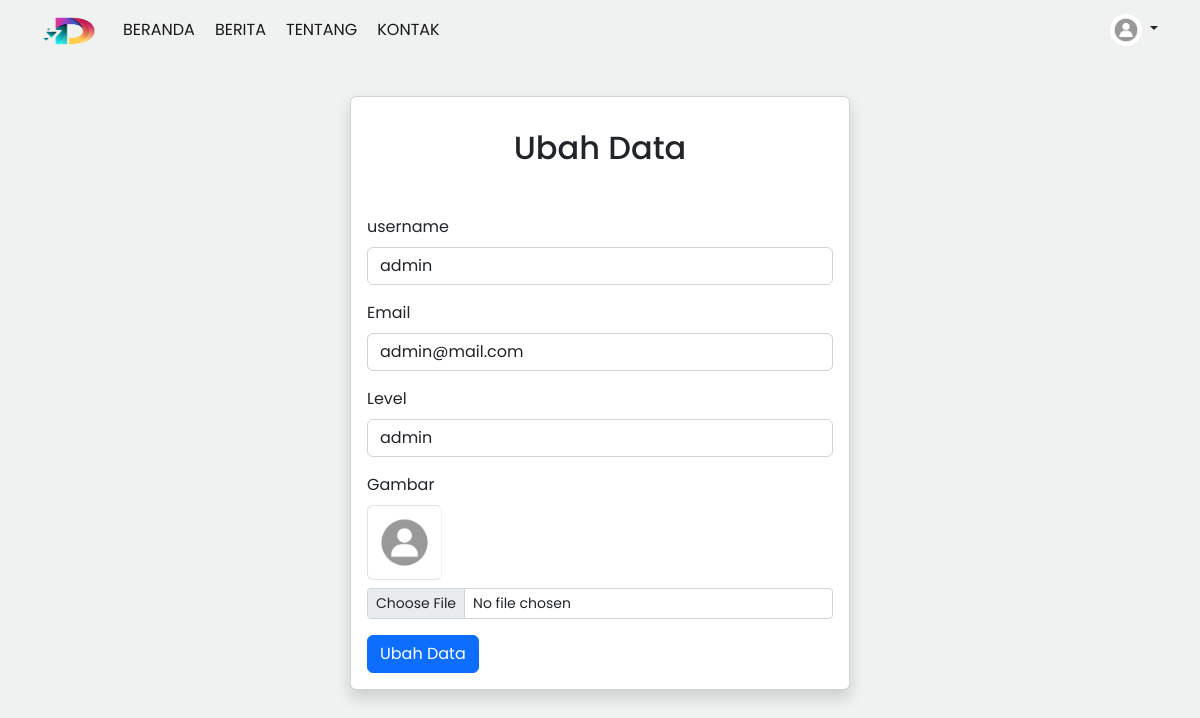
Page /ubah.php?id=1 (signed in) on the committed database.
### tables this page shows
CREATE TABLE `user` (
  `id` int(11) NOT NULL,
  `username` varchar(50) NOT NULL,
  `email` varchar(50) NOT NULL,
  `password` varchar(255) NOT NULL,
  `level` enum('user','admin') NOT NULL DEFAULT 'user',
  `gambar` varchar(50) NOT NULL DEFAULT 'default.jpg'
);

### ubah.php (called while the page is built, shortened)
<?php
require('functions.php');
$id = $_GET['id'];
$user = query("SELECT * FROM user WHERE id = $id")[0];
$users = query("SELECT * FROM user");
require('views/ubah.view.php');

### functions.php (called while the page is built, shortened)
<?php
$conn = mysqli_connect("localhost", "root", "", "phpdasar");
function query($query)
{
    global $conn;
    $result = mysqli_query($conn, $query) or die(mysqli_error($conn));
    $rows = [];
    while ($row = mysqli_fetch_assoc($result)) {
        $rows[] = $row;
    }
    return $rows;
}

### views/ubah.view.php (the view, shortened to what this page needs)
<?php require('partials/header.php'); ?>
<?php require('partials/nav_admin.php'); ?>
<div class="py-4"></div>
<div class="card shadow mx-auto mt-5" style="max-width: 500px;">
    <div class="card-body">
        <h2 class="text-center mt-3 mb-5">Ubah Data</h2>
        <form action="" method="post" enctype="multipart/form-data">
            <div class="mb-3">
                <label for="username" class="form-label">username</label>
                <input type="text" class="form-control" name="username" id="username" autofocus required value="<?= $user['username']; ?>">
            </div>
            <div class="mb-3">
                <label for="email" class="form-label">Email</label>
                <input type="email" class="form-control" name="email" id="email" required value="<?= $user['email']; ?>">
            </div>
            <div class="mb-3">
                <label for="level" class="form-label">Level</label>
                <input type="text" class="form-control" name="level" id="level" required value="<?= $user['level']; ?>">
            </div>
            <div class="mb-3">
                <label for="gambar" class="form-label">Gambar</label><br>
                <img src="img/<?= $user['gambar']; ?>" alt="" class="img img-thumbnail mb-2" width="75">
                <input type="file" class="form-control form-control-sm" name="gambar" id="gambar">
            </div>
            <button class="btn btn-primary" type="submit" name="ubah">Ubah Data</button>
        </form>
    </div>
</div>
</body>
</html>

### views/partials/nav_admin.php (shortened to what this page needs)
<nav class="navbar navbar-expand-lg navbar-text fixed-top nav-fixed">
    <div class="container">
        <a class="navbar-brand me-3" href="index.php">
            <img src="img/logo.png" alt="Logo" width="55" height="30" />
        </a>
        <div class="collapse navbar-collapse" id="navbarSupportedContent">
            <ul class="navbar-nav me-auto mb-lg-0">
                <li class="nav-item">
                    <a class="nav-link" aria-current="page" href="index.php">BERANDA</a>
                </li>
                <li class="nav-item">
                    <a class="nav-link" href="news.php">BERITA</a>
                </li>
                <li class="nav-item">
                    <a class="nav-link" href="about.php">TENTANG</a>
                </li>
                <li class="nav-item">
                    <a class="nav-link" href="contact.php">KONTAK</a>
                </li>
            </ul>
            <div class="dropdown text-end">
                <a href="" class="d-block link-dark text-decoration-none dropdown-toggle" data-bs-toggle="dropdown" aria-expanded="false">
                    <img src="img/<?= $user["gambar"]; ?>" alt="mdo" width="32" height="32" class="rounded-circle">
                </a>
            </div>
        </div>
    </div>
</nav>

### css/style.css (style rules this page uses)
body { background-color: #f0f2f2; font-family: 'Poppins', sans-serif; }
nav li { border: 2px solid transparent; }
.img { border-right: 1px solid #f0f2f2; }
.nav-fixed { transition: 0.3s ease-in-out; }

### rows in the picture
user: gambar (placeholder picture), username "admin", email "admin@mail.com", level "admin"
